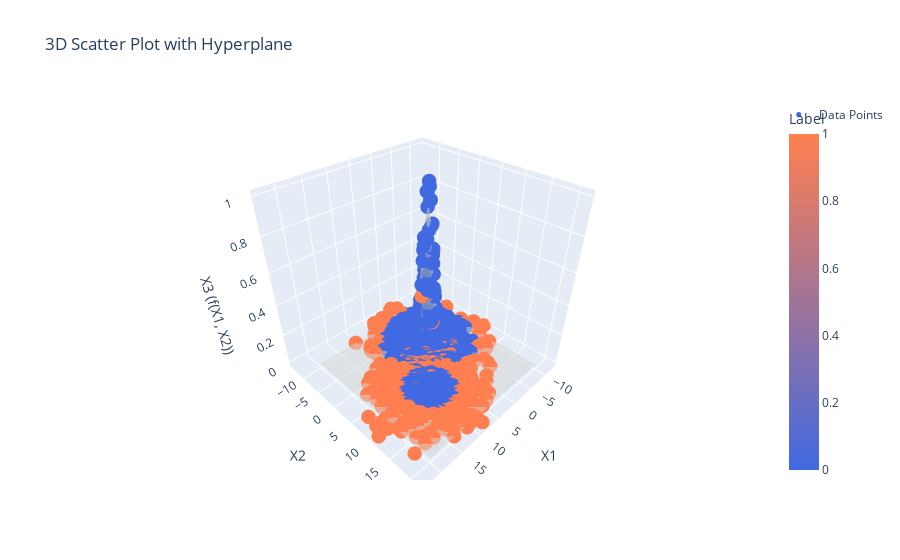

Notebook code for this chart:
### Code cell
import numpy as np
import plotly.graph_objects as go
from sklearn.svm import LinearSVC

# Step 1: Generate 700 random points centered at C1=(0,0) with variance 20
np.random.seed(0)  # For reproducibility
num_points_1 = 700
mean_C1 = [0, 0]
covariance_C1 = 20 * np.identity(2)  # Variance of 20

# Generate random points
points_C1 = np.random.multivariate_normal(mean_C1, covariance_C1, num_points_1)

# Calculate distances from C1
distances_C1 = np.linalg.norm(points_C1, axis=1)

# Assign labels Y=0 for points within distance 10, Y=1 for the rest
labels_C1 = np.where(distances_C1 < 10, 0, 1)

# Step 2: Generate another random points centered at C2=(10,10) with variance 20
num_points_2 = 700
mean_C2 = [10, 10]
covariance_C2 = 20 * np.identity(2)  # Variance of 20

# Generate random points
points_C2 = np.random.multivariate_normal(mean_C2, covariance_C2, num_points_2)

# Calculate distances from C2
distances_C2 = np.linalg.norm(points_C2 - np.array(mean_C2), axis=1)

# Assign labels Y=0 for points within distance 5, Y=1 for the rest
labels_C2 = np.where(distances_C2 < 5, 0, 1)

# Combine both datasets
all_points = np.vstack((points_C1, points_C2))
all_labels = np.hstack((labels_C1, labels_C2))

# Step 3: Define Gaussian function f(x1, x2)
def gaussian_function(x1, x2):
    return np.exp(-0.5 * (x1**2 + x2**2))  # A Gaussian function

# Calculate x3 using the Gaussian function
x3 = gaussian_function(all_points[:, 0], all_points[:, 1])

# Step 4: Fit a linear SVM to create a hyperplane
clf = LinearSVC()
clf.fit(all_points, all_labels)

# Get the hyperplane's coefficients
w = clf.coef_[0]
b = clf.intercept_[0]

# Create a grid for hyperplane visualization
x1_range = np.linspace(-10, 20, 30)
x2_range = np.linspace(-10, 20, 30)
x1_grid, x2_grid = np.meshgrid(x1_range, x2_range)

# Calculate the decision boundary
decision_boundary = (-w[0] * x1_grid - b) / w[1]

# Create 3D scatter plot with Plotly
fig = go.Figure()

# Add scatter plot for points with color based on labels
fig.add_trace(go.Scatter3d(
    x=all_points[:, 0],
    y=all_points[:, 1],
    z=x3,
    mode='markers',
    marker=dict(
        size=5,
        color=all_labels,  # Color by label
        colorscale=[[0, 'royalblue'], [1, 'coral']],  # Custom colors
        showscale=True,
        cmin=0,
        cmax=1,
        colorbar=dict(title='Label')
    ),
    name='Data Points'
))

# Calculate z values for the decision boundary surface
z_boundary = gaussian_function(x1_grid, x2_grid)

# Create a mesh grid for the decision boundary
fig.add_mesh3d(
    x=x1_grid.flatten(),
    y=x2_grid.flatten(),
    z=z_boundary.flatten(),
    opacity=0.5,  # Set a nice opacity for the hyperplane
    color='lightgray',  # Changed to a softer color
    name='Hyperplane'
)

# Layout adjustments
fig.update_layout(
    title='3D Scatter Plot with Hyperplane',
    scene=dict(
        xaxis_title='X1',
        yaxis_title='X2',
        zaxis_title='X3 (f(X1, X2))'
    ),
    showlegend=True
)

# Show the figure
fig.show()

### Figure 1 — Plotly figure (JSON) as saved in the notebook; plotly's stock layout.template omitted (floating-point values rounded to 4 significant figures; data arrays with more than 128 entries replaced by an {"elided": "..."} marker saying what was removed)
{"data": [{"marker": {"cmax": 1, "cmin": 0, "color": {"elided": "1400 int values"}, "colorbar": {"title": {"text": "Label"}}, "colorscale": [[0, "royalblue"], [1, "coral"]], "showscale": true, "size": 5}, "mode": "markers", "name": "Data Points", "type": "scatter3d", "x": {"elided": "1400 float values"}, "y": {"elided": "1400 float values"}, "z": {"elided": "1400 float values"}}, {"color": "lightgray", "name": "Hyperplane", "opacity": 0.5, "type": "mesh3d", "x": {"elided": "900 float values"}, "y": {"elided": "900 float values"}, "z": {"elided": "900 float values"}}], "layout": {"scene": {"xaxis": {"title": {"text": "X1"}}, "yaxis": {"title": {"text": "X2"}}, "zaxis": {"title": {"text": "X3 (f(X1, X2))"}}}, "showlegend": true, "title": {"text": "3D Scatter Plot with Hyperplane"}}}
